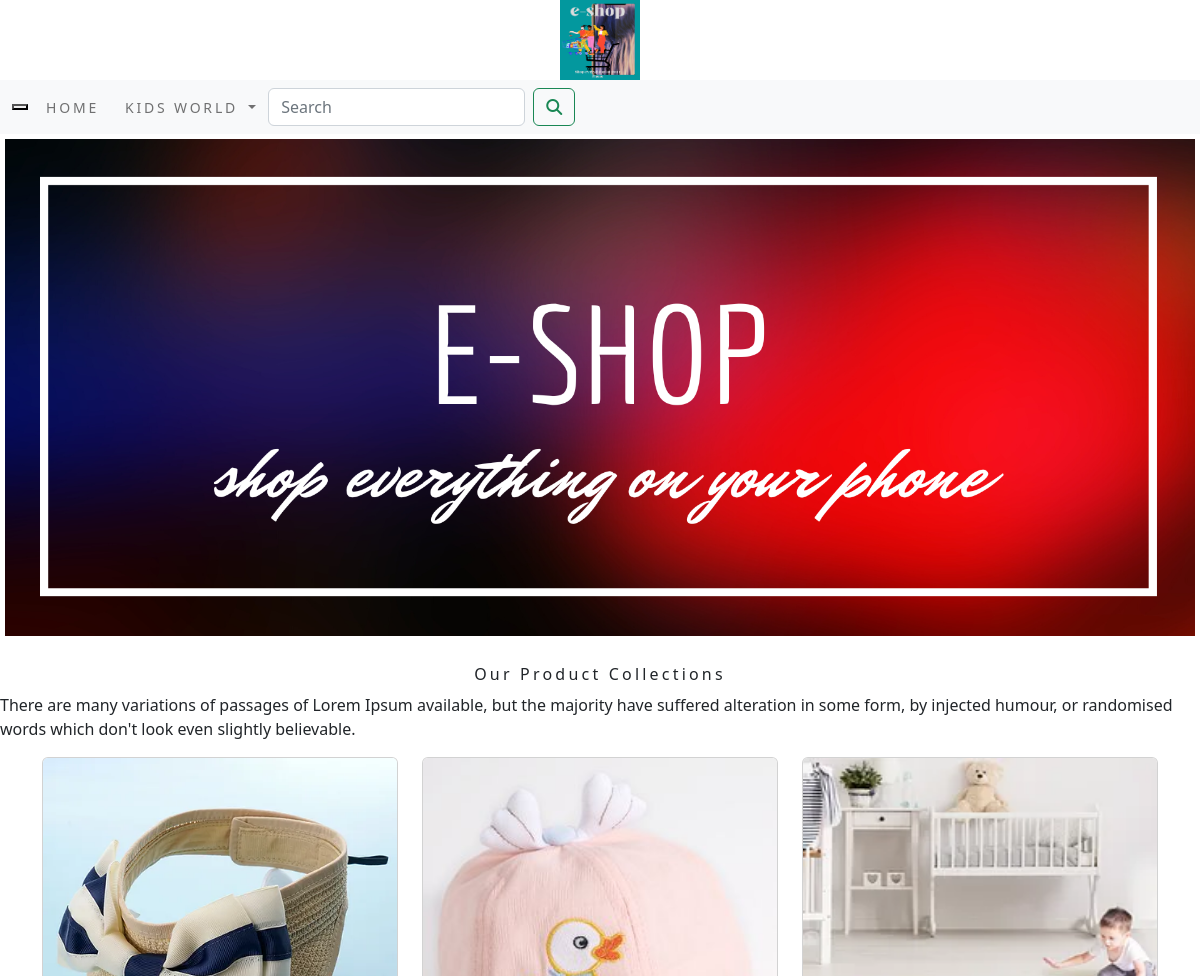
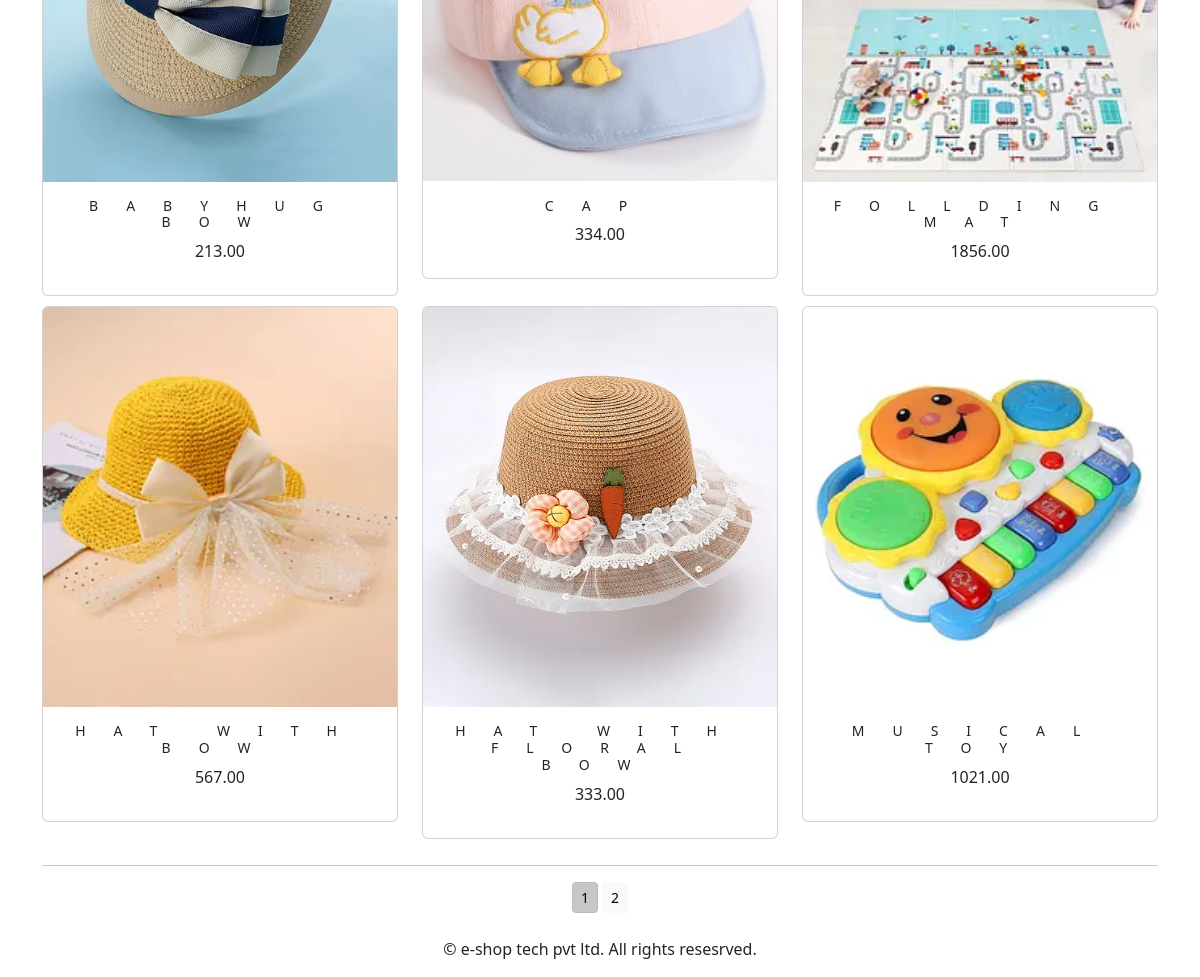
The app's page /ecommerceapp/ with its own data (2 pictures, top to bottom).
### ecommerceapp/models.py (models this page shows, shortened)
class product(models.Model):
    name = models.CharField(max_length=250, unique=True)
    slug = models.SlugField(max_length=250, unique=True)
    description = models.TextField(blank=True)
    price = models.DecimalField(max_digits=10, decimal_places=2)
    category = models.ForeignKey('category', on_delete=models.CASCADE)
    image = models.ImageField(upload_to='category', blank=True)
    stock = models.IntegerField()
    available = models.BooleanField(default=True)
    created = models.DateTimeField(auto_now_add=True)
    updated = models.DateTimeField(auto_now=True)
    def get_url(self):
        return reverse('ecommerceapp:prodCatdetail', args=[self.category.slug, self.slug])
    class Meta:
        ordering = ('name',)
        verbose_name = 'product'
        verbose_name_plural = 'products'

### ecommerceapp/views.py (the view)
# urls.py: path('',views.allProdCat,name='allProdCat'),
def allProdCat(request, c_slug=None):
    c_page = None
    products_list = None
    if c_slug != None:
        c_page = get_object_or_404(category, slug=c_slug)
        products_list = product.objects.all().filter(category=c_page, available=True)
    else:
        products_list = product.objects.all().filter(available=True)
        paginator = Paginator(products_list, 6)
        try:
            page = int(request.Get.get('page', '1'))
        except:
            page = 1
        try:
            products = paginator.page(page)
        except(EmptyPage, InvalidPage):
            products = paginator.page(paginator.num_pages)
        return render(request, 'category.html', {'category': c_page, 'products': products})

### cart/context_processors.py (called while the page is built)
def counter(request):
    item_count=0
    if 'admin' in request.path:
        return {}
    else:
        try:
            cart=Cart.objects.filter(cart_id=_cart_id(request))
            cart_items=CartItem.objects.all().filter(cart=cart[:1])
            for cart_item in cart_items:
                item_count += cart_item.quantity
        except Cart.DoesNotExist:
            item_count = 0
    return dict(item_count=item_count)

### cart/views.py (called while the page is built)
def _cart_id(request):
    cart = request.session.session_key
    if not cart:
        cart = request.session.create()
    return cart

### ecommerceapp/context_processors.py (called while the page is built)
def menu_links(request):
    links=category.objects.all()
    return dict(links=links)

### ecommerceapp/models.py (called while the page is built)
    def get_url(self):
        return reverse('ecommerceapp:products_by_category', args=[self.slug])

### templates/category.html (shortened to what this page needs)
{% extends 'base.html' %}
{% load static %}
{% block content %}
<div class="mx_auto">
  {% if category %}
    <img class="my_image" src="{{category.image.url}}"  alt="{{category.name}}">
</div><br>
  <h1 class="text_center my_title">{{category.name}}</h1>
  <p class="text_justify">{{category.description}}</p>
</div>
  {% else %}
<div>
  <img class="my_image my_image_padding" src="{% static 'img/banner.png' %}" alt="Our products">
</div><br>
<div>
    <h1 class="text-center my_title">Our Product Collections</h1>
    <p class="text-justify">There are many variations of passages of Lorem Ipsum available, but the majority have suffered alteration in some form, by injected humour, or randomised words which don't look even slightly believable. </p>
</div>
{% endif %}
<div class="container">
  <div class="row mx_auto">
    {% for Product in products.object_list  %}
    <div class="my_bottom_margin col-9 col-sm-12 col-md-4 xol-lg-4">
      <div class="card text-center" style="min-width:18rem">
        <a href="{{Product.get_url}}"><img class="card-img-top my_image" src="{{Product.image.url}}" height="400" width="400" alt="{{Product.name}}"></a>
        <div class="card-body">
          <h4>{{Product.name}}</h4>
          <p>{{Product.price}}</p>
        </div>
      </div>
    </div>
    {% endfor %}
  </div>
  <div class="mx-auto">
    {% if products.paginator.num_pages > 1 %}
    <hr>
    <div class="text-center">
      {% for pg in products.paginator.page_range %}
        <a href="?page={{pg}}" class="btn btn-light btn-sm {% if products.number == pg %} active {% endif %}">{{pg}}</a>
      {% endfor %}
    </div>
    {% endif %}
  </div>
  <br>
</div>
{% endblock %}

### templates/base.html (shortened to what this page needs)
{% load static %}
<!DOCTYPE html>
<html lang="en">
<head>
        <link rel="stylesheet" href="{% static 'css/custom.css' %}">
        <link href="{% static 'css/bootstrap.min.css' %}" rel="stylesheet" >
</head>
<body>
<div>
{% include 'header.html' %}
{% include 'navbar.html' %}
{% block content %}
{% endblock %}
</div>
{% include 'footer.html' %}
</body>
</html>

### templates/header.html
{% load static %}
<header>
  <center>
    <a href="{% url 'ecommerceapp:allProdCat' %}"></a> <img src="{% static 'img/logo.png' %}" height="80" width="80" alt="logoimage">
  </center>
</header>

### templates/navbar.html (shortened to what this page needs)
<nav class="navbar navbar-expand-lg navbar-light bg-light">
  <div class="container-fluid">
  <button class="navbar-toggle" type="button" data-toggle="collapse" data-target="#navbarSupportedContent" aria-controls="navbarSupportedContent" aria-expanded="false" aria-label="Toggle navigation">
  </button>
  <div class="collapse navbar-collapse" id="navbarSupportedContent">
    <ul class="navbar-nav mr-auto">
      <li class="nav-item ">
        <a class="nav-link" href="#">Home </a>
      </li>
      <li class="nav-item dropdown {% if 'ecommerceapp' in request.path %} active {% endif %}">
        <a class="nav-link dropdown-toggle" href="#" id="navbarDropdown" role="button" data-toggle="dropdown" aria-haspopup="true" aria-expanded="false">
         KIDS WORLD
        </a>
      </li>
    </ul>&nbsp;
    <form class="d-flex" action="{% url 'search_app:SearchResult' %}" margin-right: 20%; method="get">
      <input class="form-control me-2"  type="search" margin-right: 20%; placeholder="Search" name="q" aria-label="Search">
      <button class="btn btn-outline-success" type="submit" > <i class="fa fa-search margin-right: 20%; "></i></button>
    </form>
  </div>
  </div>
</nav>

### templates/footer.html
<div class="footer navbar-fixed-bottom my-footer">
  <p class="text-center">
    &copy; e-shop tech pvt ltd. All rights resesrved.
  </p>
</div>

### static/css/custom.css (style rules this page uses)
body { font-family: 'roboto', serif; }
.nav-item { letter-spacing : .2em; font-size :14px; text-transform :uppercase; margin-left:10px; }
.my_image { width:100%; height:my_auto; }
.my_title { font-size:16px; text_transform:uppercase; letter-spacing:.2em; }
.my_image_padding { padding:5px; }
.my_bottom_margin { margin-bottom:10px; }
.card-body h4 { font-size:14px; text-transform:uppercase; letter-spacing:2em; }

### records on screen
product: image (picture), name "BABYHUG BOW", price "213.00"
product: image (picture), name "CAP", price "334.00"
product: image (picture), name "FOLLDING MAT", price "1856.00"
product: image (picture), name "HAT WITH BOW", price "567.00"
product: image (picture), name "HAT WITH FLORAL BOW", price "333.00"
product: image (picture), name "MUSICAL TOY", price "1021.00"

### other values on screen
{{ pg }} "1" "2"
